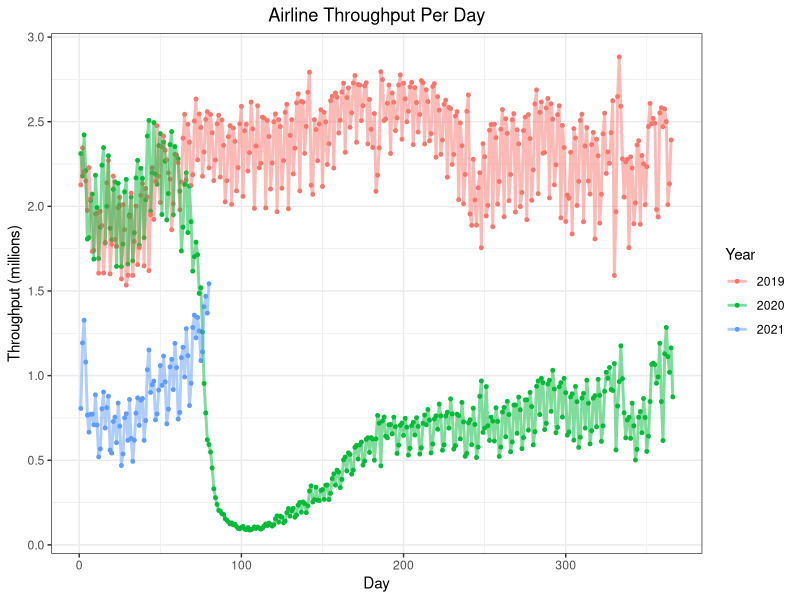
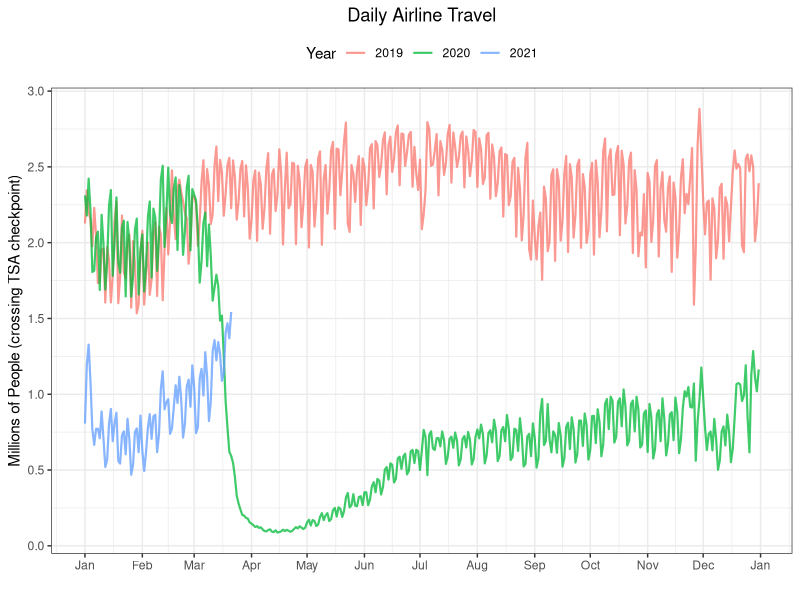
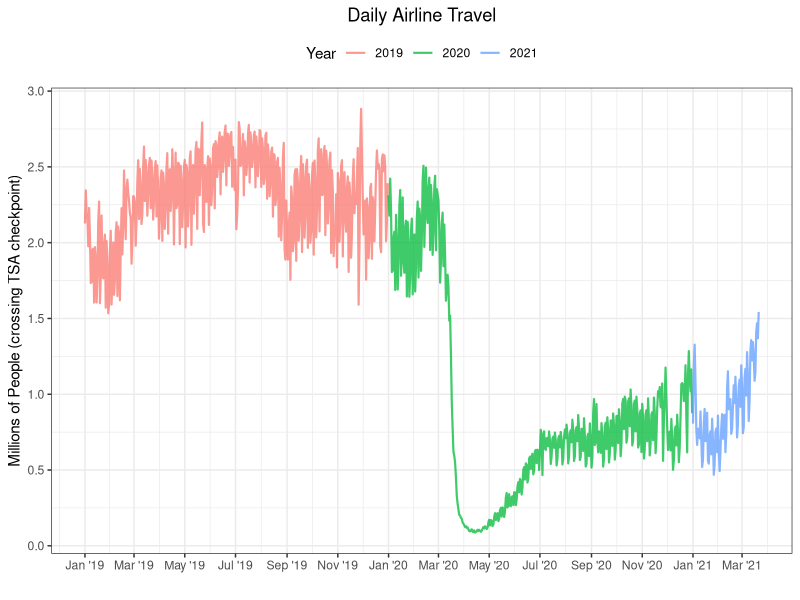

The R script that drew these images, in order:
## ---- chunk 1
knitr::opts_chunk$set(echo = TRUE)
## ---- chunk 2
library(tidyverse)
library(lubridate)
library(readxl)
## ---- chunk 3
raw <- readxl::read_xlsx("tsa.xlsx", sheet = 2)
## ---- chunk 4
View(raw)
## ---- chunk 5
dat <-
raw %>% 
  mutate(date = mdy(date),
         travel = as.numeric(gsub(",", "", travel)))
## ---- chunk 6
View(dat)
## ---- chunk 7
dat %>% 
  mutate(year = year(date),
         yday = yday(date),
         travel_m = travel/1e6,
         month = month(date, label = TRUE, abbr = TRUE)) %>% 
  ggplot(aes(x = yday,
             y = travel_m,
             color = as.factor(year))) +
  geom_point(size = 1) +
  geom_line(size = 1,
            alpha = 0.5) +
  theme_bw() +
  labs(title = "Airline Throughput Per Day",
       x = "Day",
       y = "Throughput (millions)",
       color = "Year") +
  scale_y_continuous(breaks = seq(0, 3, 0.5)) +
  #scale_x_date(date_breaks = month) +
  theme(plot.title = element_text(hjust = 0.5))
  
  
## ---- chunk 8
dat %>% 
  mutate(year = factor(year(date)),
         yday = yday(date),
         travel_m = travel/1e6) %>% 
  group_by(yday) %>% 
  mutate(date_grouped = last(date)) %>%
  filter(date != "2020-12-31") %>% # leap year shenanigans
  ggplot(aes(x = date_grouped,
             y = travel_m,
             color = as.factor(year))) +
  #geom_point() +
  geom_line(size = 0.75,
            alpha = 0.75) +
  theme_bw() +
  labs(title = "Daily Airline Travel",
       x = "",
       y = "Millions of People (crossing TSA checkpoint)",
       color = "Year") +
  scale_y_continuous(breaks = seq(0, 3, 0.5)) +
  scale_x_date(date_breaks = "1 month",
               date_labels = "%b") +
  theme(plot.title = element_text(hjust = 0.5),
        legend.position = "top")
  
## ---- chunk 9
dat %>% 
  mutate(year = factor(year(date)),
         travel_m = travel/1e6) %>% 
  ggplot(aes(x = date,
             y = travel_m,
             color = as.factor(year))) +
  #geom_point() +
  geom_line(size = 0.75,
            alpha = 0.75) +
  theme_bw() +
  labs(title = "Daily Airline Travel",
       x = "",
       y = "Millions of People (crossing TSA checkpoint)",
       color = "Year") +
  scale_y_continuous(breaks = seq(0, 3, 0.5)) +
  scale_x_date(date_breaks = "2 month",
               date_labels = "%b \'%y") +
  theme(plot.title = element_text(hjust = 0.5),
        legend.position = "top")
## ---- chunk 10
dat %>% 
  mutate(year = factor(year(date)),
         yday = yday(date),
         travel_m = travel/1e6) %>% 
  group_by(yday) %>% 
  mutate(date_grouped = last(date)) %>%
  arrange(yday) 
## ---- chunk 11
raw %>% 
  arrange(date)
## ---- chunk 12
dat %>% 
  arrange(date)
